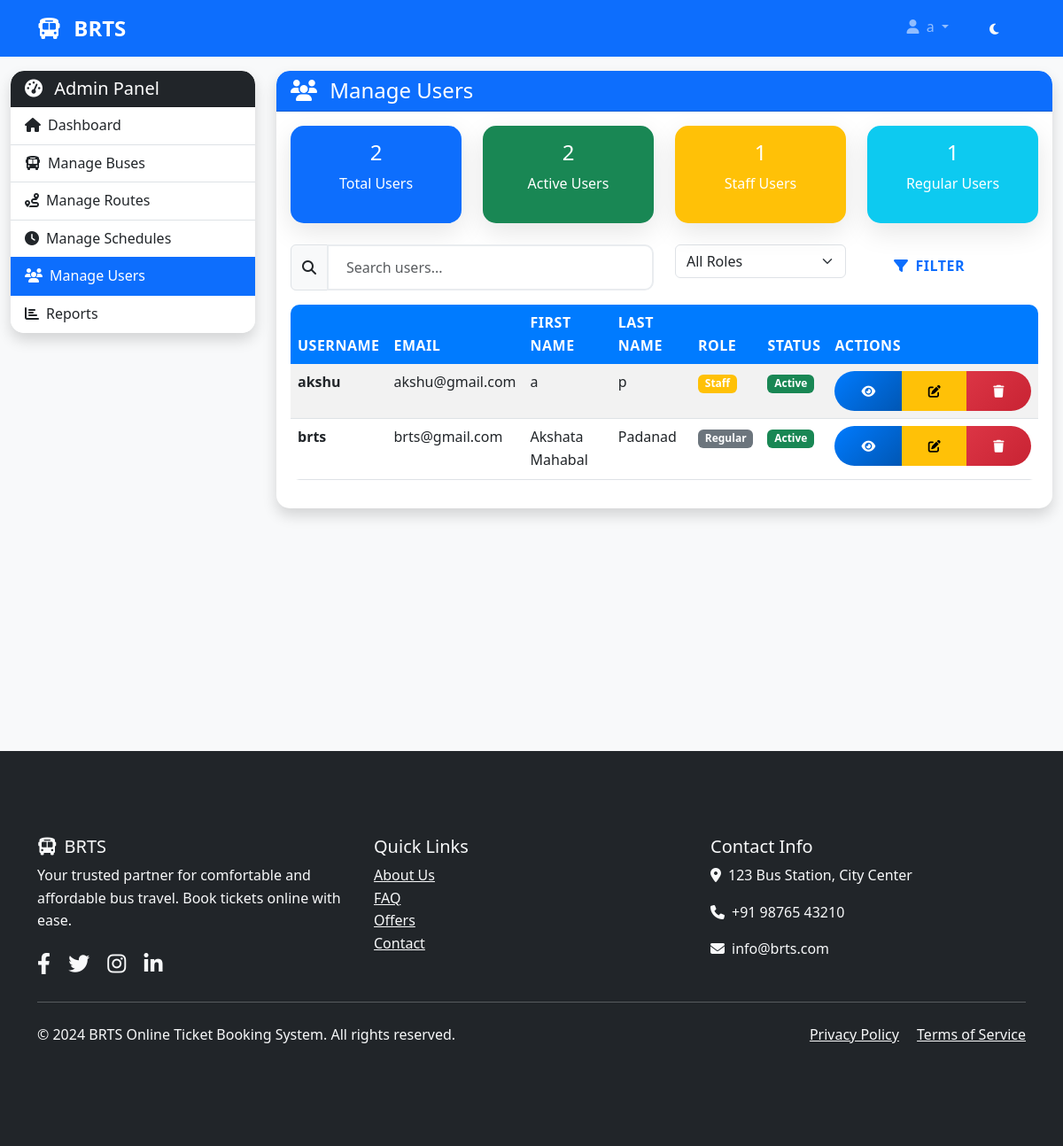
The page /bus-management/manage-users/ (signed in) on the database its author committed.
### accounts/models.py (models this page shows, shortened)
class User(AbstractUser):
    email = models.EmailField(unique=True)
    phone_number = models.CharField(max_length=15, blank=True, null=True)
    profile_picture = models.ImageField(upload_to='profile_pics/', blank=True, null=True)
    is_verified = models.BooleanField(default=False)
    date_of_birth = models.DateField(blank=True, null=True)
    address = models.TextField(blank=True, null=True)
    created_at = models.DateTimeField(auto_now_add=True)
    updated_at = models.DateTimeField(auto_now=True)
    USERNAME_FIELD = 'email'
    REQUIRED_FIELDS = ['username', 'first_name', 'last_name']

### bus_management/views.py (the view, shortened to what this page needs)
# urls.py: path('manage-users/', views.manage_users_view, name='manage_users'),
@login_required
@user_passes_test(is_admin)
def manage_users_view(request):
    users = User.objects.all().order_by('-date_joined')
    search_query = request.GET.get('search', '')
    status_filter = request.GET.get('status', '')
    if status_filter == 'active':
        users = users.filter(is_active=True)
    elif status_filter == 'inactive':
        users = users.filter(is_active=False)
    paginator = Paginator(users, 10)
    page_number = request.GET.get('page')
    page_obj = paginator.get_page(page_number)
    total_users = users.count()
    active_users = users.filter(is_active=True).count()
    staff_users = users.filter(is_staff=True).count()
    regular_users = users.filter(is_staff=False).count()
    context = {
        'page_obj': page_obj,
        'search_query': search_query,
        'status_filter': status_filter,
        'total_users': total_users,
        'active_users': active_users,
        'staff_users': staff_users,
        'regular_users': regular_users,
        'users': users,
    }
    return render(request, 'bus_management/manage_users.html', context)

### bus_management/views.py (called while the page is built)
def is_admin(user):
    return user.is_authenticated and user.is_staff

### templates/bus_management/manage_users.html (shortened to what this page needs)
{% extends 'base.html' %}
{% block content %}
<div class="container-fluid mt-4">
    <div class="row">
        <div class="col-md-3">
            <div class="card shadow mb-4">
                <div class="card-header bg-dark text-white">
                    <h5 class="mb-0">
                        <i class="fas fa-tachometer-alt me-2"></i>
                        Admin Panel
                    </h5>
                </div>
                <div class="list-group list-group-flush">
                    <a href="{% url 'bus_management:admin_dashboard' %}" class="list-group-item list-group-item-action">
                        <i class="fas fa-home me-2"></i>Dashboard
                    </a>
                    <a href="{% url 'bus_management:manage_buses' %}" class="list-group-item list-group-item-action">
                        <i class="fas fa-bus me-2"></i>Manage Buses
                    </a>
                    <a href="{% url 'bus_management:manage_routes' %}" class="list-group-item list-group-item-action">
                        <i class="fas fa-route me-2"></i>Manage Routes
                    </a>
                    <a href="{% url 'bus_management:manage_schedules' %}" class="list-group-item list-group-item-action">
                        <i class="fas fa-clock me-2"></i>Manage Schedules
                    </a>
                    <a href="{% url 'bus_management:manage_users' %}" class="list-group-item list-group-item-action active">
                        <i class="fas fa-users me-2"></i>Manage Users
                    </a>
                    <a href="{% url 'bus_management:reports' %}" class="list-group-item list-group-item-action">
                        <i class="fas fa-chart-bar me-2"></i>Reports
                    </a>
                </div>
            </div>
        </div>
        <div class="col-md-9">
            <div class="card shadow">
                <div class="card-header bg-primary text-white">
                    <h4 class="mb-0">
                        <i class="fas fa-users me-2"></i>
                        Manage Users
                    </h4>
                </div>
                <div class="card-body">
                    <div class="row mb-4">
                        <div class="col-md-3">
                            <div class="card bg-primary text-white">
                                <div class="card-body text-center">
                                    <h4>{{ total_users }}</h4>
                                    <p>Total Users</p>
                                </div>
                            </div>
                        </div>
                        <div class="col-md-3">
                            <div class="card bg-success text-white">
                                <div class="card-body text-center">
                                    <h4>{{ active_users }}</h4>
                                    <p>Active Users</p>
                                </div>
                            </div>
                        </div>
                        <div class="col-md-3">
                            <div class="card bg-warning text-white">
                                <div class="card-body text-center">
                                    <h4>{{ staff_users }}</h4>
                                    <p>Staff Users</p>
                                </div>
                            </div>
                        </div>
                        <div class="col-md-3">
                            <div class="card bg-info text-white">
                                <div class="card-body text-center">
                                    <h4>{{ regular_users }}</h4>
                                    <p>Regular Users</p>
                                </div>
                            </div>
                        </div>
                    </div>
                    <div class="row mb-3">
                        <div class="col-md-6">
                            <div class="input-group">
                                <span class="input-group-text"><i class="fas fa-search"></i></span>
                                <input type="text" class="form-control" placeholder="Search users..." id="searchInput">
                            </div>
                        </div>
                        <div class="col-md-3">
                            <select class="form-select" id="roleFilter">
                                <option value="">All Roles</option>
                            </select>
                        </div>
                        <div class="col-md-3">
                            <button class="btn btn-outline-primary" onclick="searchUsers()">
                                <i class="fas fa-filter me-2"></i>Filter
                            </button>
                        </div>
                    </div>
                    <div class="table-responsive">
                        <table class="table table-hover table-striped">
                            <thead class="table-dark">
                                <tr>
                                    <th>Username</th>
                                    <th>Email</th>
                                    <th>First Name</th>
                                    <th>Last Name</th>
                                    <th>Role</th>
                                    <th>Status</th>
                                    <th>Actions</th>
                                </tr>
                            </thead>
                            <tbody>
                                {% for user in users %}
                                    <tr>
                                        <td><strong>{{ user.username }}</strong></td>
                                        <td>{{ user.email }}</td>
                                        <td>{{ user.first_name }}</td>
                                        <td>{{ user.last_name }}</td>
                                        <td>
                                            <span class="badge {% if user.is_staff %}bg-warning{% else %}bg-secondary{% endif %}">
                                                {% if user.is_staff %}Staff{% else %}Regular{% endif %}
                                            </span>
                                        </td>
                                        <td>
                                            <span class="badge {% if user.is_active %}bg-success{% else %}bg-danger{% endif %}">
                                                {% if user.is_active %}Active{% else %}Inactive{% endif %}
                                            </span>
                                        </td>
                                        <td>
                                            <div class="btn-group btn-group-sm" role="group">
                                                <button class="btn btn-primary" onclick="viewUser({{ user.id }})">
                                                    <i class="fas fa-eye"></i>
                                                </button>
                                                <button class="btn btn-warning" onclick="editUser({{ user.id }})">
                                                    <i class="fas fa-edit"></i>
                                                </button>
                                                <button class="btn btn-danger" onclick="deleteUser({{ user.id }})">
                                                    <i class="fas fa-trash"></i>
                                                </button>
                                            </div>
                                        </td>
                                    </tr>
                                {% endfor %}
                            </tbody>
                        </table>
                    </div>
                </div>
            </div>
        </div>
    </div>
</div>
{% endblock %}

### templates/base.html (shortened to what this page needs)
{% load static %}
<!DOCTYPE html>
<html lang="en">
<head>
    <link href="https://cdn.jsdelivr.net/npm/bootstrap@5.3.0/dist/css/bootstrap.min.css" rel="stylesheet">
    <link rel="stylesheet" href="https://cdnjs.cloudflare.com/ajax/libs/font-awesome/6.4.0/css/all.min.css">
    <link rel="stylesheet" href="{% static 'css/style.css' %}">
</head>
<body>
    <nav class="navbar navbar-expand-lg navbar-dark bg-primary fixed-top">
        <div class="container">
            <a class="navbar-brand" href="{% url 'core:home' %}">
                <i class="fas fa-bus me-2"></i>
                <strong>BRTS</strong>
            </a>
            <div class="collapse navbar-collapse" id="navbarNav">
                <ul class="navbar-nav">
                    {% if user.is_authenticated %}
                        <li class="nav-item dropdown">
                            <a class="nav-link dropdown-toggle" href="#" id="navbarDropdown" role="button" data-bs-toggle="dropdown">
                                <i class="fas fa-user me-1"></i>
                                {{ user.first_name }}
                            </a>
                        </li>
                    {% endif %}
                    <li class="nav-item">
                        <button class="btn btn-outline-light btn-sm ms-2" id="darkModeToggle">
                            <i class="fas fa-moon"></i>
                        </button>
                    </li>
                </ul>
            </div>
        </div>
    </nav>
    <main class="main-content">
        {% block content %}{% endblock %}
    </main>
    <footer class="bg-dark text-light mt-5">
        <div class="container py-5">
            <div class="row">
                <div class="col-md-4">
                    <h5><i class="fas fa-bus me-2"></i>BRTS</h5>
                    <p>Your trusted partner for comfortable and affordable bus travel. Book tickets online with ease.</p>
                    <div class="social-links">
                        <a href="#" class="text-light me-3"><i class="fab fa-facebook-f"></i></a>
                        <a href="#" class="text-light me-3"><i class="fab fa-twitter"></i></a>
                        <a href="#" class="text-light me-3"><i class="fab fa-instagram"></i></a>
                        <a href="#" class="text-light me-3"><i class="fab fa-linkedin-in"></i></a>
                    </div>
                </div>
                <div class="col-md-4">
                    <h5>Quick Links</h5>
                    <ul class="list-unstyled">
                        <li><a href="{% url 'core:about' %}" class="text-light">About Us</a></li>
                        <li><a href="{% url 'core:faq' %}" class="text-light">FAQ</a></li>
                        <li><a href="{% url 'core:offers' %}" class="text-light">Offers</a></li>
                        <li><a href="{% url 'core:contact' %}" class="text-light">Contact</a></li>
                    </ul>
                </div>
                <div class="col-md-4">
                    <h5>Contact Info</h5>
                    <p><i class="fas fa-map-marker-alt me-2"></i>123 Bus Station, City Center</p>
                    <p><i class="fas fa-phone me-2"></i>+91 98765 43210</p>
                    <p><i class="fas fa-envelope me-2"></i>info@brts.com</p>
                </div>
            </div>
            <hr class="my-4">
            <div class="row">
                <div class="col-md-6">
                    <p>&copy; 2024 BRTS Online Ticket Booking System. All rights reserved.</p>
                </div>
                <div class="col-md-6 text-end">
                    <a href="#" class="text-light me-3">Privacy Policy</a>
                    <a href="#" class="text-light">Terms of Service</a>
                </div>
            </div>
        </div>
    </footer>
</body>
</html>

### static/css/style.css (style rules this page uses)
:root { --primary-color: #007bff; --secondary-color: #6c757d; --success-color: #28a745; --danger-color: #dc3545; --warning-color: #ffc107; --info-color: #17a2b8; --light-color: #f8f9fa; --dark-color: #343a40; --primary-gradient: linear-gradient(135deg, #007bff 0%, #0056b3 100%); --success-gradient: linear-gradient(135deg, #28a745 0%, #20c997 100%); --danger-gradient: linear-gradient(135deg, #dc3545 0%, #c82333 100%); }
body { font-family: 'Segoe UI', Tahoma, Geneva, Verdana, sans-serif; background-color: #f8f9fa; color: #333; line-height: 1.6; }
.main-content { margin-top: 80px; min-height: calc(100vh - 80px); }
.navbar-brand { font-weight: 700; font-size: 1.5rem; }
.navbar-nav .nav-link { font-weight: 500; transition: all 0.3s ease; }
.card { border: none; border-radius: 15px; box-shadow: 0 10px 30px rgba(0, 0, 0, 0.1); transition: all 0.3s ease; overflow: hidden; }
.card-header { border-radius: 15px 15px 0 0 !important; font-weight: 600; }
.btn { border-radius: 50px; font-weight: 600; padding: 12px 30px; transition: all 0.3s ease; border: none; text-transform: uppercase; letter-spacing: 0.5px; }
.btn-primary { background: var(--primary-gradient); }
.btn-danger { background: var(--danger-gradient); }
.form-control { border-radius: 10px; border: 2px solid #e9ecef; padding: 12px 20px; transition: all 0.3s ease; }
.table { border-radius: 10px; overflow: hidden; }
.table thead th { background-color: var(--primary-color); color: white; font-weight: 600; text-transform: uppercase; letter-spacing: 0.5px; border: none; }
.table tbody tr { transition: all 0.3s ease; }
footer { background-color: var(--dark-color); color: white; padding: 3rem 0; margin-top: 5rem; }
footer .social-links a { color: white; font-size: 1.5rem; margin-right: 1rem; transition: all 0.3s ease; }

### rows shown on the page
User: first_name "a", username "akshu", email "akshu@gmail.com", last_name "p", is_staff "Staff", is_active "Active"
User: username "brts", email "brts@gmail.com", first_name "Akshata Mahabal", last_name "Padanad", is_staff "Regular", is_active "Active"

### other values the page prints
{{ total_users }} "2"
{{ active_users }} "2"
{{ staff_users }} "1"
{{ regular_users }} "1"
